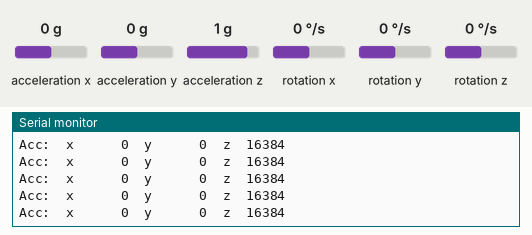
Recording of a sketch running on a simulated Arduino Uno, built with avr-gcc and run on an emulated ATmega328P. On the bench: the last lines printed to the serial monitor. The inputs (shaded band) are chosen by the test bench; at power-on: acceleration x 0 g, acceleration y 0 g, acceleration z 1 g, rotation x 0 °/s, rotation y 0 °/s, rotation z 0 °/s.

Above: at 1.2 s.
1.3 s: acceleration x set to -1.4 g
At 1.33 s:
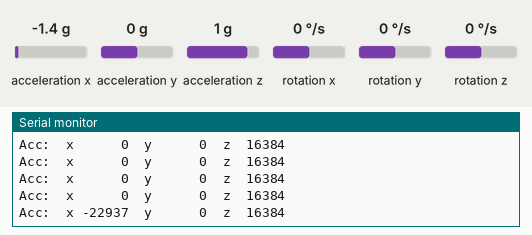
3.2 s: acceleration y set to -1.4 g
At 3.27 s:
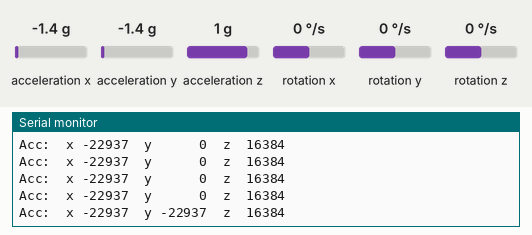
5.1 s: acceleration z set to -1.4 g
At 5.11 s:
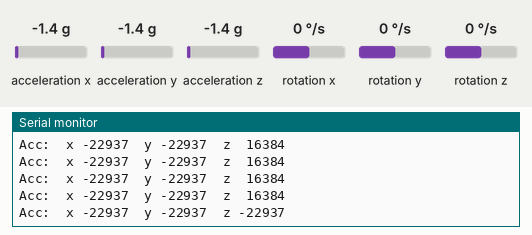
7.0 s: acceleration x set to 0 g
At 7.04 s:
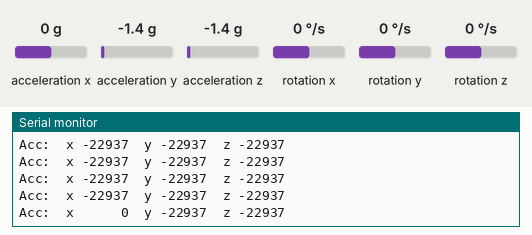
8.9 s: acceleration y set to 0 g
At 8.98 s:
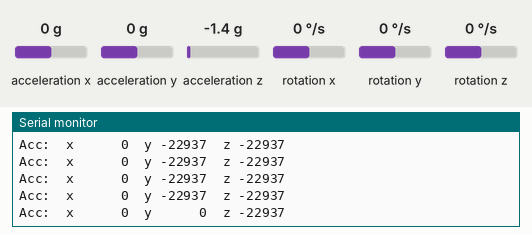
10.8 s: acceleration z set to 0 g
At 10.82 s:
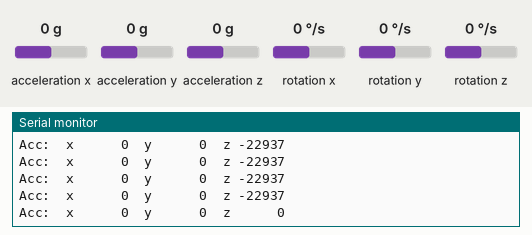

The sketch:

EMR_IMU_4_youBot_LSM303D_arduino.ino
```cpp
#include <Wire.h>
#include <LSM303.h>

LSM303 sensor;

char report[80];

void setup()
{
  Serial.begin(9600);
  Wire.begin();
  sensor.init();
  sensor.enableDefault();
}

void loop()
{
  sensor.read();

  snprintf(report, sizeof(report), "Acc:  x %6d  y %6d  z %6d",
    sensor.a.x, sensor.a.y, sensor.a.z);
  Serial.println(report);

  delay(100);
}

/*
The sensor outputs provided by the library are the raw 16-bit values
obtained by concatenating the 8-bit high and low accelerometer and
magnetometer data registers. They can be converted to units of g and
gauss using the conversion factors specified in the datasheet for your
particular device and full scale setting (gain).

Example: An LSM303D gives a magnetometer X axis reading of 1982 with
its default full scale setting of +/- 4 gauss. The M_GN specification
in the LSM303D datasheet (page 10) states a conversion factor of 0.160
mgauss/LSB (least significant bit) at this FS setting, so the raw
reading of -1982 corresponds to 1982 * 0.160 = 317.1 mgauss =
0.3171 gauss.

In the LSM303DLHC, LSM303DLM, and LSM303DLH, the acceleration data
registers actually contain a left-aligned 12-bit number, so the lowest
4 bits are always 0, and the values should be shifted right by 4 bits
(divided by 16) to be consistent with the conversion factors specified
in the datasheets.

Example: An LSM303DLH gives an accelerometer Z axis reading of -16144
with its default full scale setting of +/- 2 g. Dropping the lowest 4
bits gives a 12-bit raw value of -1009. The LA_So specification in the
LSM303DLH datasheet (page 11) states a conversion factor of 1 mg/digit
at this FS setting, so the value of -1009 corresponds to -1009 * 1 =
1009 mg = 1.009 g.
*/
```

Measured:
- after the input at 1.3 s, the serial monitor: prints a new line at once (image 1)
- after the input at 3.2 s, the serial monitor: prints a new line after 0.06 s (image 2)
- after the input at 5.1 s, the serial monitor: prints a new line at once (image 3)
- after the input at 7.0 s, the serial monitor: prints a new line at once (image 4)
- after the input at 8.9 s, the serial monitor: prints a new line after 0.08 s (image 5)
- after the input at 10.8 s, the serial monitor: prints a new line at once (image 6)
